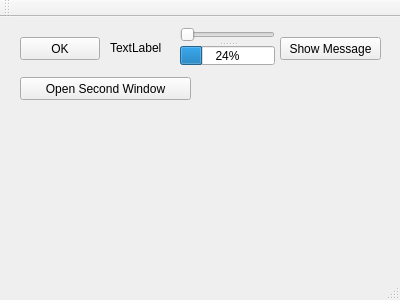
<?xml version="1.0" encoding="UTF-8"?>
<ui version="4.0">
 <class>MainWindow</class>
 <widget class="QMainWindow" name="MainWindow">
  <property name="geometry">
   <rect>
    <x>0</x>
    <y>0</y>
    <width>400</width>
    <height>300</height>
   </rect>
  </property>
  <property name="windowTitle">
   <string>MainWindow</string>
  </property>
  <widget class="QWidget" name="centralWidget">
   <widget class="QPushButton" name="pushButton">
    <property name="geometry">
     <rect>
      <x>20</x>
      <y>20</y>
      <width>80</width>
      <height>23</height>
     </rect>
    </property>
    <property name="text">
     <string>OK</string>
    </property>
   </widget>
   <widget class="QPushButton" name="pushButton_2">
    <property name="geometry">
     <rect>
      <x>280</x>
      <y>20</y>
      <width>101</width>
      <height>23</height>
     </rect>
    </property>
    <property name="text">
     <string>Show Message</string>
    </property>
   </widget>
   <widget class="QLabel" name="label">
    <property name="geometry">
     <rect>
      <x>110</x>
      <y>10</y>
      <width>57</width>
      <height>41</height>
     </rect>
    </property>
    <property name="text">
     <string>TextLabel</string>
    </property>
   </widget>
   <widget class="QPushButton" name="pushButton_3">
    <property name="geometry">
     <rect>
      <x>20</x>
      <y>60</y>
      <width>171</width>
      <height>23</height>
     </rect>
    </property>
    <property name="text">
     <string>Open Second Window</string>
    </property>
   </widget>
   <widget class="QSplitter" name="splitter">
    <property name="geometry">
     <rect>
      <x>180</x>
      <y>10</y>
      <width>95</width>
      <height>38</height>
     </rect>
    </property>
    <property name="orientation">
     <enum>Qt::Vertical</enum>
    </property>
    <widget class="QSlider" name="horizontalSlider">
     <property name="orientation">
      <enum>Qt::Horizontal</enum>
     </property>
    </widget>
    <widget class="QProgressBar" name="progressBar">
     <property name="value">
      <number>24</number>
     </property>
    </widget>
   </widget>
  </widget>
  <widget class="QMenuBar" name="menuBar">
   <property name="geometry">
    <rect>
     <x>0</x>
     <y>0</y>
     <width>400</width>
     <height>20</height>
    </rect>
   </property>
  </widget>
  <widget class="QToolBar" name="mainToolBar">
   <attribute name="toolBarArea">
    <enum>TopToolBarArea</enum>
   </attribute>
   <attribute name="toolBarBreak">
    <bool>false</bool>
   </attribute>
  </widget>
  <widget class="QStatusBar" name="statusBar"/>
 </widget>
 <layoutdefault spacing="6" margin="11"/>
 <resources/>
 <connections/>
</ui>
